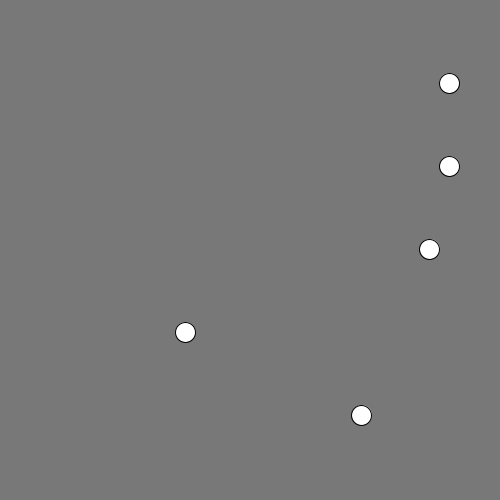
Frame 1 (no input)
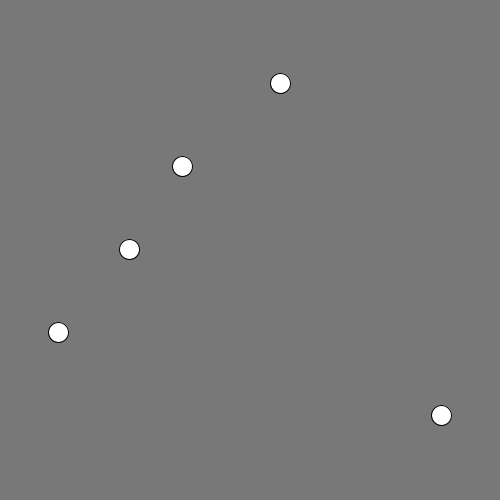
Frame 60 (the mouse pressed at the canvas centre just before this capture)
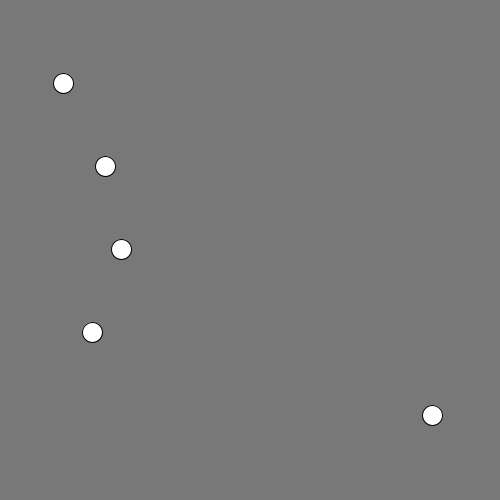
Frame 120 (the mouse held since frame 60 and released just before this capture)

The Processing sketch that drew these frames (run headless with seeded random() and noise(); from frame 60 on, the mouse is pressed at the canvas centre):

// Processing sketch: processing_153386
// ── processing_153386.pde

/*
 * Creative Coding
 * Week 3, 02 - array with sin()
 * by Indae Hwang and Jon McCormack
 * Copyright (c) 2014 Monash University
 *
 * This program demonstrates the use of arrays.
 * It creates three arrays that store the y-position, speed and phase of some oscillating circles.
 * You can change the number of circles by changing the value of num in setup()
 * You can change the background colour by holding the left mouse button and dragging.
 * 
 */

int     num;    // the number of items in the array (# of circles)
float[] y;      // y-position of each circle (fixed)
float[] speed;  // speed of each circle
float[] phase;  // phase of each circle
float[] speed1;  // speed of each circle
float[] phase1;  // phase of each circle

float red = 120;
float green = 120;
float blue = 120;

void setup() {
  size(500, 500);

  num = 5;

  // allocate space for each array
  y = new float[num];
  speed = new float[num];
  phase = new float[num]; 
  speed1 = new float[num];
  phase1 = new float[num]; 

  // calculate the gap in y based on the number of circles
  float gap = height / (num + 1);

  //setup an initial value for each item in the array
  for (int i=0; i<num; i++) {
    y[i] = gap * (i + 1);      // y is constant for each so can be calculated once
    speed[i] = random(2);  //10
    phase[i] = random(TWO_PI);
    //phase[i] = random(1);
    speed1[i] = speed[i];
    phase1[i] = phase[i];
  }
}


void draw() {
  background(red, green, blue);

  for (int i=0; i<num; i++) {
    // calculate the x-position of each ball based on the speed, phase and current frame
    float x = width/2 + sin(radians(frameCount*speed[i] ) + phase[i])* 200;
    if (mousePressed) {
      if (dist(mouseX, mouseY, x, y[i]) <= 20) {
          if (speed[i]!=0) {
             speed[i] = 0;
             phase[i] = 0;
          }
          else {
            speed[i] = speed1[i];
            phase[i] = phase1[i];
          }
      }
    }
    ellipse(x, y[i], 20, 20);
  }
}


// change the background colour if the mouse is dragged
void mouseDragged() {
  red = map(mouseX, 0, width, 0, 255);
  green = map(mouseY, 0, height, 0, 255);
  blue = map(mouseX+mouseY, 0, width+height, 255, 0);
}
